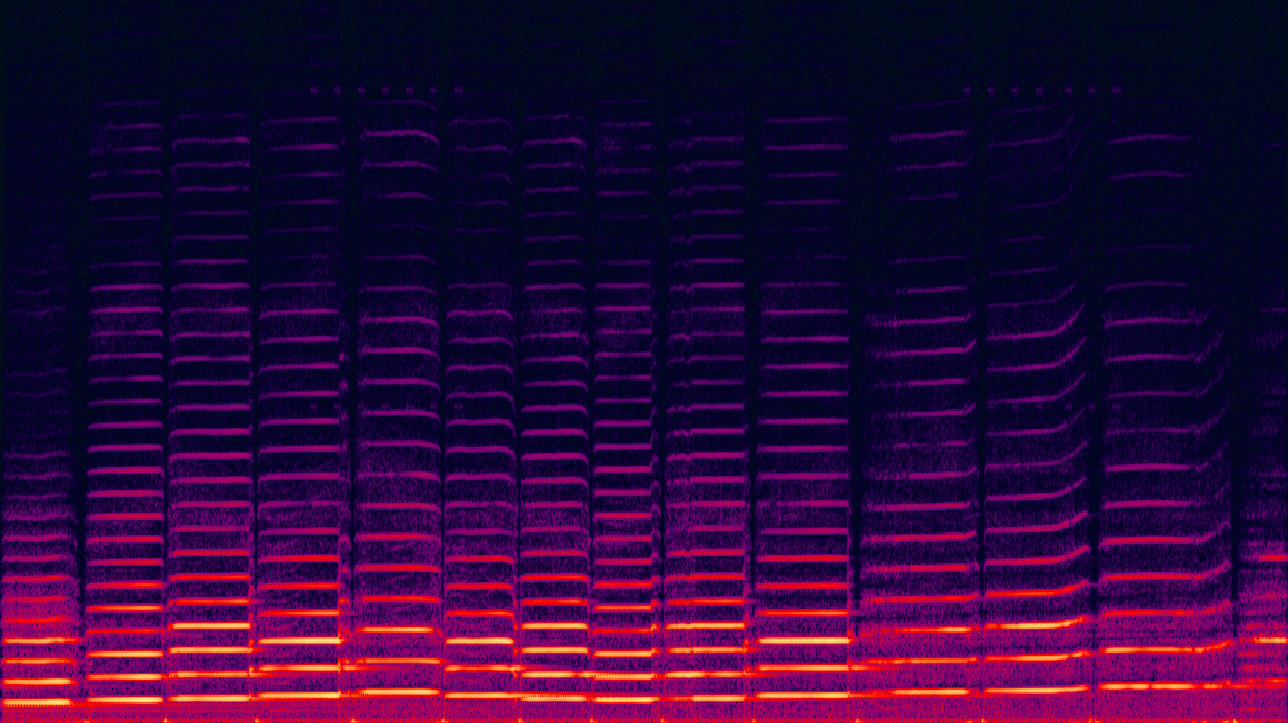
#> input picture notebooks/segmentation/violin.png, 1288 x 723 px
$ jupyter execute '(discard) Failure at Watershed.ipynb'   (older library calls are emulated)
#> lines starting #> are read from the running program, lines starting #| are printed output that depends on the picture; after the words box and inside, x2 and y2 are one past the last pixel; in counts of white or black regions, pixels touching at a corner belong together
# Image Gradients

### Original binary transformation

[cell 1]
import numpy as np
import cv2
from matplotlib import pyplot as plt

img = cv2.imread('violin.png')
#> img is the input picture: shape (723, 1288, 3); mean B, G, R 55.8, 5.9, 45.3
gray = cv2.cvtColor(img,cv2.COLOR_BGR2GRAY)
ret, thresh = cv2.threshold(gray,0,255,cv2.THRESH_BINARY_INV+cv2.THRESH_OTSU)
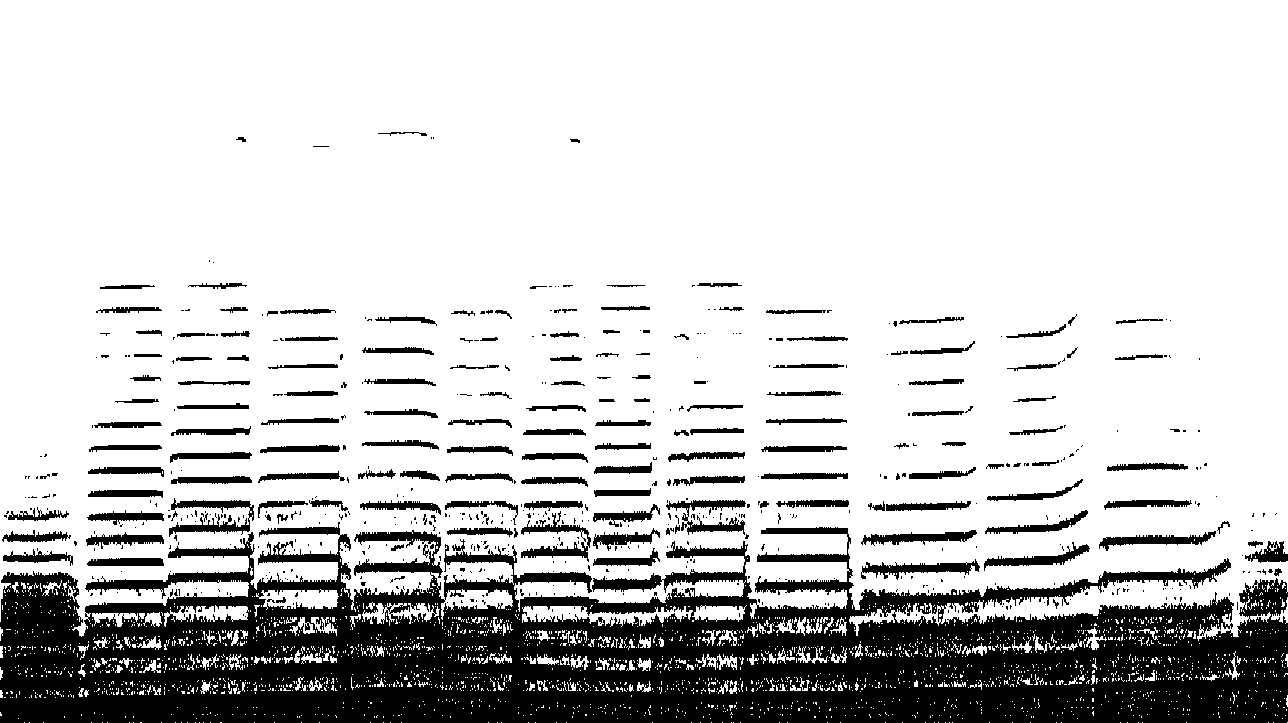
#> thresh: shape (723, 1288); 79.3% white; 582 black regions (425 under 20 px), largest, box (x1, y1, x2, y2) and area: (0, 522, 1288, 723) 152897, (169, 498, 254, 537) 1226, (521, 511, 591, 562) 1059
#> ret = 39

plt.imshow(thresh, cmap='gray')
plt.show()

### Watershed algorithm

I thought that this could be an interesting algorithm to try, but it turns out that it will not take OTSU as a file input. There is a lot of preparation work that must be done in order to generate an image that is a good input for watershed, which essentially works by superimposing one image on top of another.

That's why it looks bad.

[cell 2]
import numpy as np
import cv2
from matplotlib import pyplot as plt

img = cv2.imread('violin.png')
gray = cv2.cvtColor(img,cv2.COLOR_BGR2GRAY)
ret, thresh = cv2.threshold(gray,0,255,cv2.THRESH_BINARY_INV+cv2.THRESH_OTSU)

# noise removal
kernel = np.ones((3,3),np.uint8)
opening = cv2.morphologyEx(thresh,cv2.MORPH_OPEN,kernel, iterations = 2)
#> opening: shape (723, 1288); 76.3% white; 206 black regions (83 under 20 px), largest, box (x1, y1, x2, y2) and area: (0, 496, 1288, 723) 185086, (861, 542, 1090, 580) 2163, (666, 498, 750, 539) 1725

# sure background area
sure_bg = cv2.dilate(opening,kernel,iterations=3)
#> sure_bg: shape (723, 1288); 83.4% white; 82 black regions (38 under 20 px), largest, box (x1, y1, x2, y2) and area: (0, 535, 1288, 723) 147057, (590, 575, 747, 587) 590, (90, 574, 251, 587) 525

# Finding sure foreground area
dist_transform = cv2.distanceTransform(opening,cv2.DIST_L2,5)
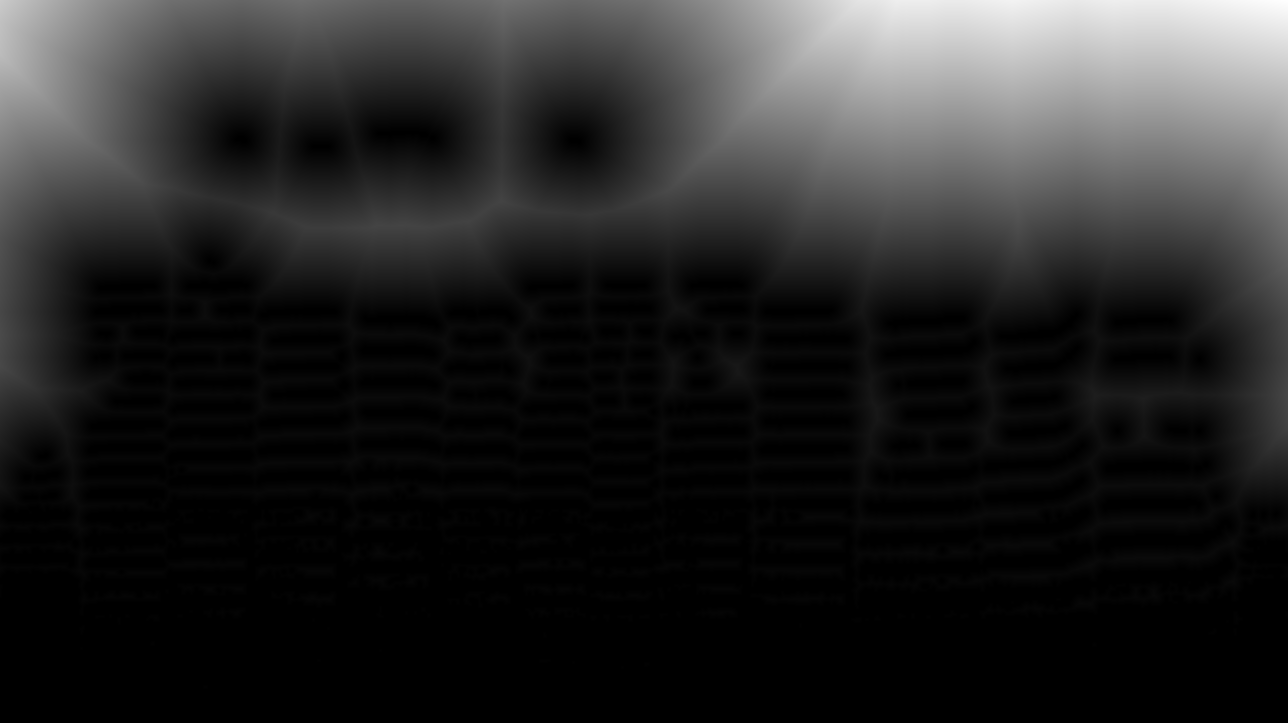
#> dist_transform: shape (723, 1288) float32; min 0, max 342.8, mean 52.3; drawn with min black and max white
ret, sure_fg = cv2.threshold(dist_transform,0.7*dist_transform.max(),255,0)
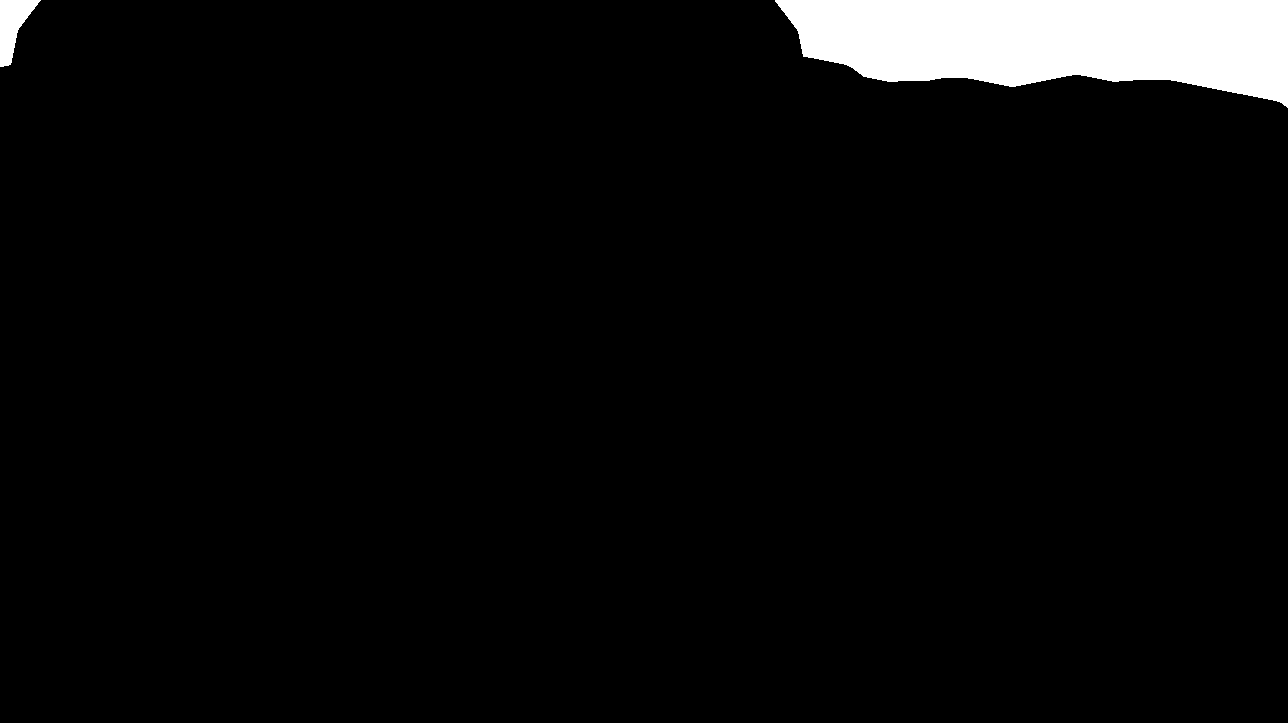
#> sure_fg: shape (723, 1288) float32; 4.4% white; 2 white regions, box (x1, y1, x2, y2) and area: (775, 0, 1288, 108) 39913, (0, 0, 41, 67) 1412
#> ret = 240

# Finding unknown region
sure_fg = np.uint8(sure_fg)
unknown = cv2.subtract(sure_bg,sure_fg)
#> unknown: shape (723, 1288); 79% white; 84 black regions (38 under 20 px), largest, box (x1, y1, x2, y2) and area: (0, 535, 1288, 723) 147057, (775, 0, 1288, 108) 39913, (0, 0, 41, 67) 1412

plt.imshow(unknown, cmap='gray')
plt.show()

[cell 3]
import cv2
import numpy as np
from matplotlib import pyplot as plt

img = cv2.imread('violin.png',0)
#> img: shape (723, 1288); min 5, max 229, mean 22.9

laplacian = cv2.Laplacian(img,cv2.CV_64F)
sobelx = cv2.Sobel(img,cv2.CV_64F,1,0,ksize=5)
sobely = cv2.Sobel(img,cv2.CV_64F,0,1,ksize=5)
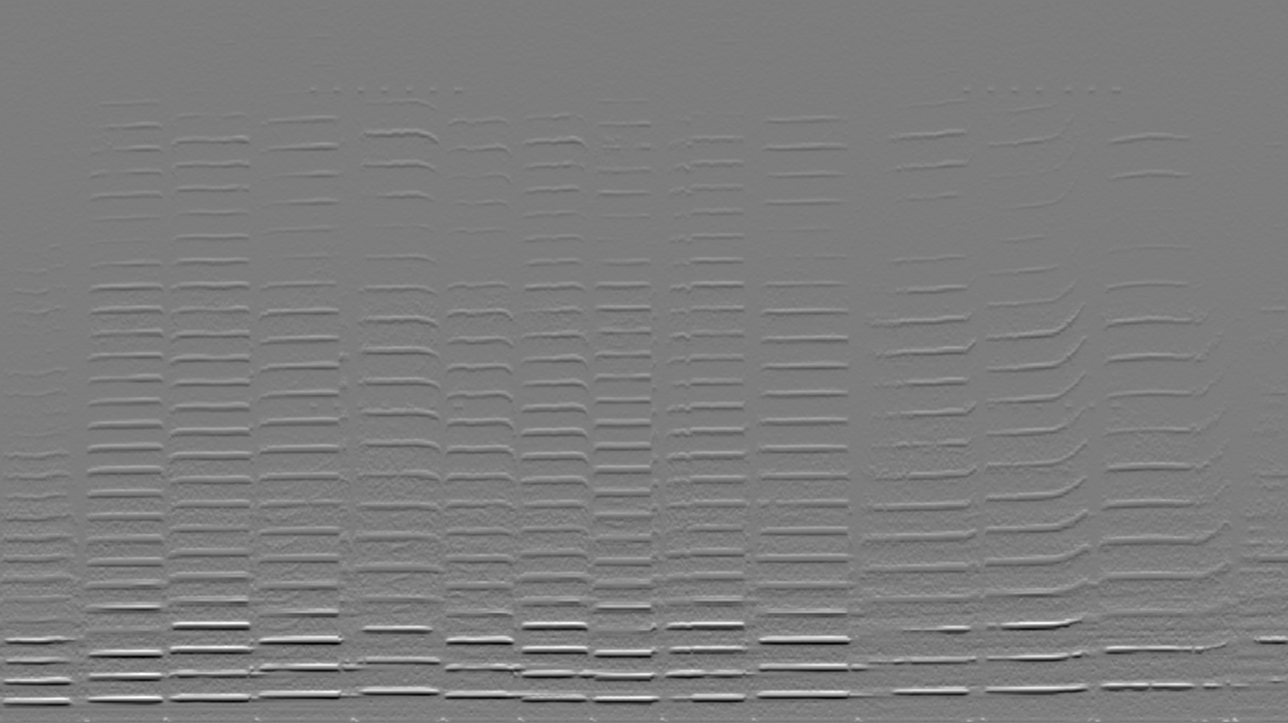
#> sobely: shape (723, 1288) float64; min -7092, max 7344, mean 11.1; drawn with min black and max white

plt.subplot(2,2,1),plt.imshow(img,cmap = 'gray')
plt.title('Original'), plt.xticks([]), plt.yticks([])
plt.subplot(2,2,2),plt.imshow(laplacian,cmap = 'gray')
plt.title('Laplacian'), plt.xticks([]), plt.yticks([])
plt.subplot(2,2,3),plt.imshow(sobelx,cmap = 'gray')
plt.title('Sobel X'), plt.xticks([]), plt.yticks([])
plt.subplot(2,2,4),plt.imshow(sobely,cmap = 'gray')
plt.title('Sobel Y'), plt.xticks([]), plt.yticks([])

plt.show()

$ run again, with notebooks/segmentation/houghlines5.jpg saved as notebooks/segmentation/violin.png
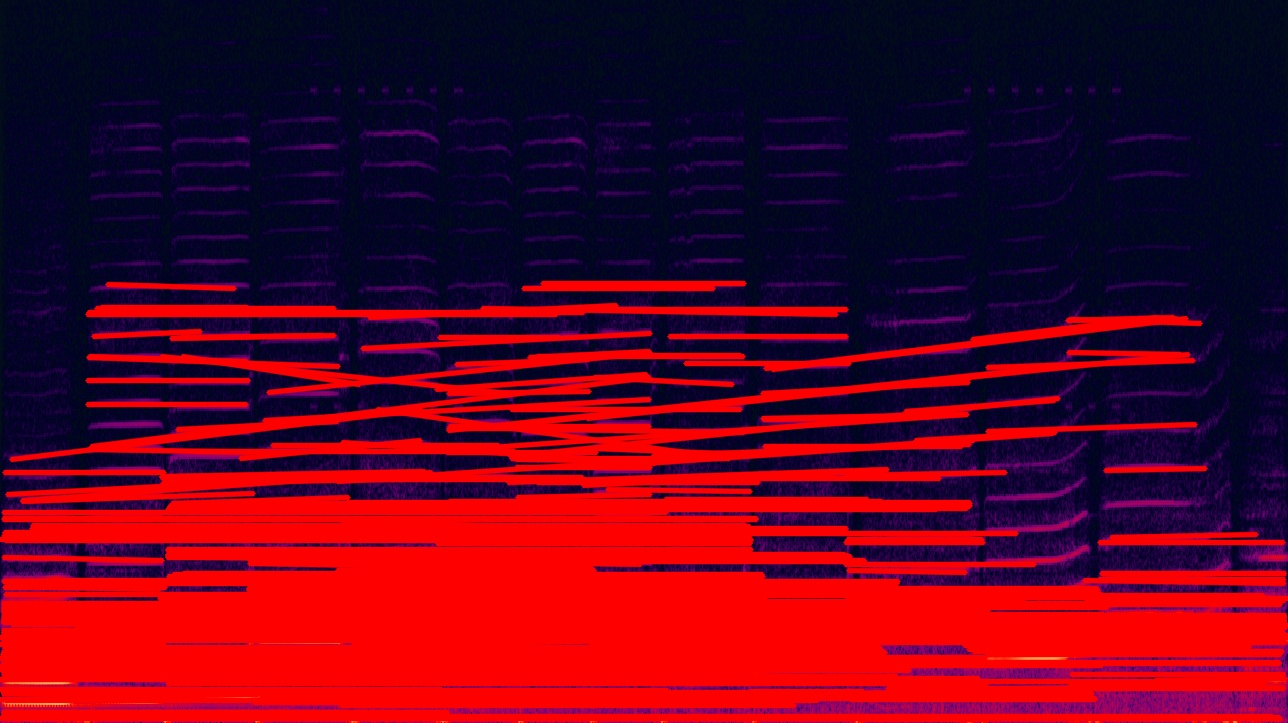
#> input picture notebooks/segmentation/houghlines5.jpg, 1288 x 723 px
#> img is the input picture: shape (723, 1288, 3); mean B, G, R 30.7, 3.3, 92.5
#> `ret, thresh = cv2.threshold(gray,0,255,cv2.THRESH_BINARY_INV+cv2.THRES..`:
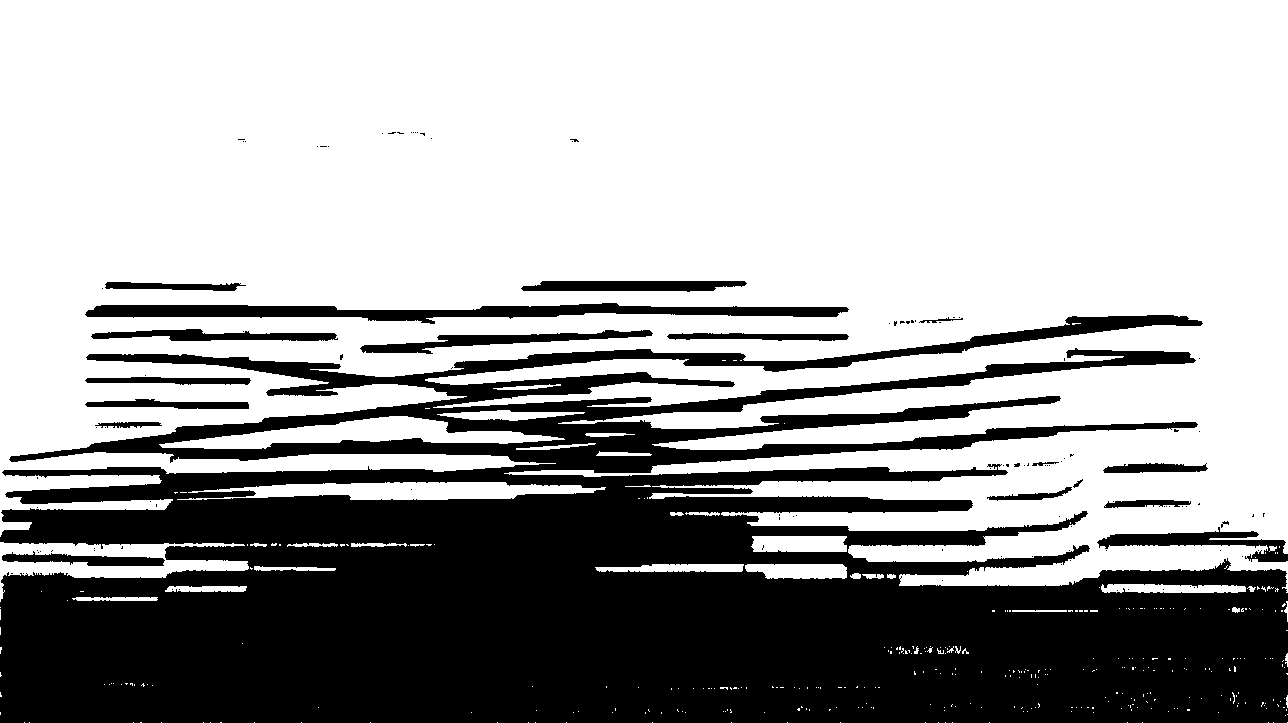
#> thresh: shape (723, 1288); 64.4% white; 117 black regions (98 under 20 px), largest, box (x1, y1, x2, y2) and area: (0, 315, 1288, 723) 308089, (85, 303, 849, 324) 7549, (1097, 527, 1288, 562) 2389
#> `ret, thresh = cv2.threshold(gray,0,255,cv2.THRESH_BINARY_INV+cv2.THRES..`: ret = 42
#> opening: shape (723, 1288); 63.5% white; 37 black regions (20 under 20 px), largest, box (x1, y1, x2, y2) and area: (0, 315, 1288, 723) 316670, (85, 303, 849, 324) 7587, (1097, 521, 1288, 562) 2713
#> sure_bg: shape (723, 1288); 70.6% white; 61 black regions (32 under 20 px), largest, box (x1, y1, x2, y2) and area: (0, 375, 1288, 723) 258788, (91, 306, 836, 320) 2867, (99, 357, 432, 393) 1751
#> `ret, sure_fg = cv2.threshold(dist_transform,0.7*dist_transform.max(),2..`: ret = 235.1
#> unknown: shape (723, 1288); 65.9% white; 63 black regions (32 under 20 px), largest, box (x1, y1, x2, y2) and area: (0, 375, 1288, 723) 258788, (767, 0, 1288, 101) 41188, (91, 306, 836, 320) 2867
#> img: shape (723, 1288)
#> `sobely = cv2.Sobel(img,cv2.CV_64F,0,1,ksize=5)`:
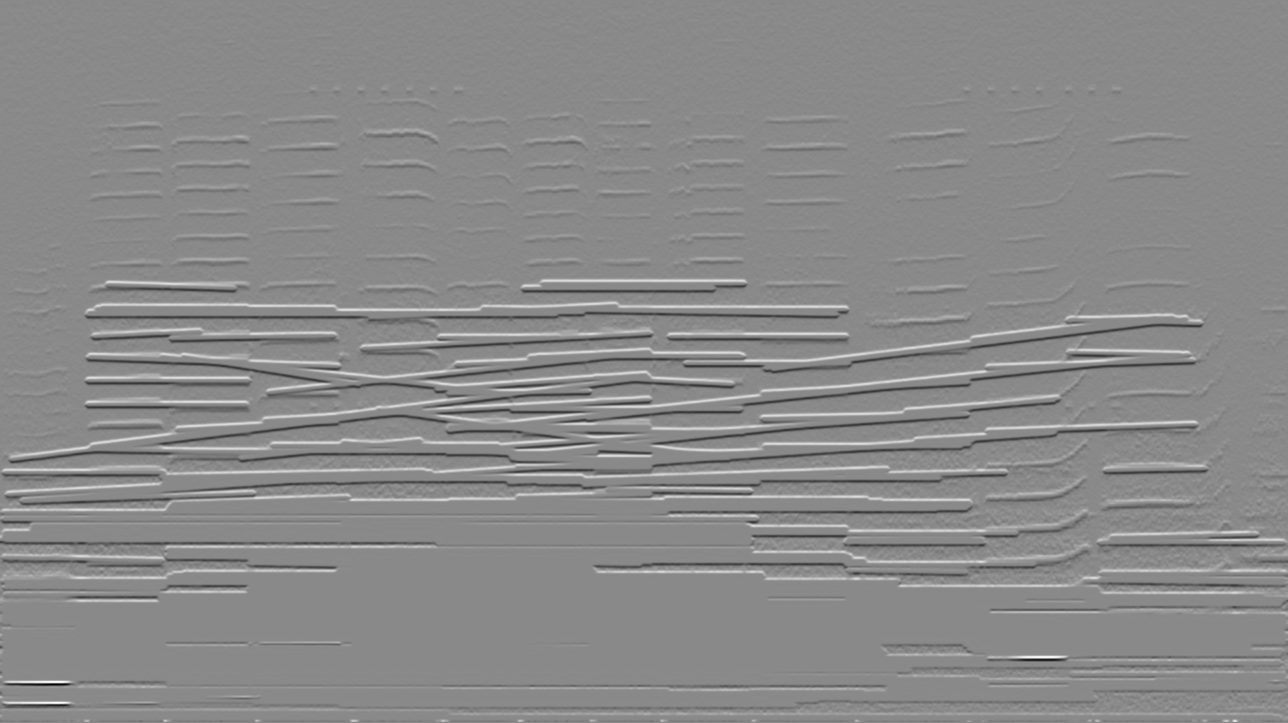
#> sobely: shape (723, 1288) float64; min -5397, max 4596, mean 11.3; drawn with min black and max white
